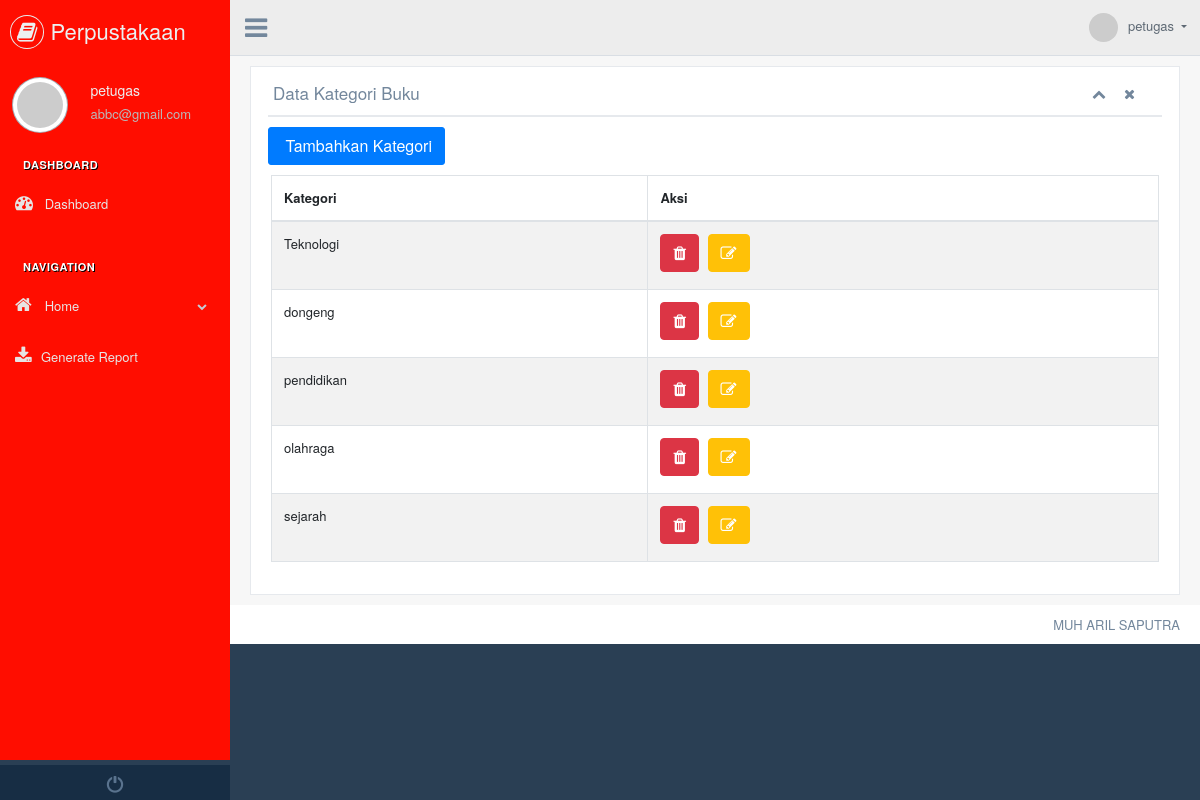
Page /dashboard/index.php?page=kategori (signed in) on the committed database.
### tables this page shows
CREATE TABLE `kategoribuku` (
  `KategoriID` int(11) NOT NULL,
  `NamaKategori` varchar(255) NOT NULL
);

### connection.php (called while the page is built, shortened)
<?php
class Connection {
    public function __construct(){
        $this->conn = mysqli_connect('localhost', 'root', '', 'db_perpus');
    }
}

### dashboard/action.php (called while the page is built, shortened)
<?php
require_once '../connection.php';
Class Category extends Connection {
    public function getData(){
        $query = mysqli_query($this->conn, "SELECT*FROM kategoribuku");
        $row = [];
        while($result = mysqli_fetch_assoc($query)){
            $row[] = $result;
        }
        return $row;
    }
}

### dashboard/kategori.php (the view, shortened to what this page needs)
<?php
require_once 'action.php';
$data = new Category();
?>
<div class="x_panel">
    <div class="x_title">
        <h2>Data Kategori Buku</h2>
        <ul class="nav navbar-right panel_toolbox">
            <li>
                <a class="collapse-link"><i class="fa fa-chevron-up"></i></a>
            </li>
            <li class="ml-2">
                <a class="close-link"><i class="fa fa-close"></i></a>
            </li>
        </ul>
        <div class="clearfix"></div>
    </div>
    <a class="btn btn-primary" href="?page=kategori&act=insertCat"><i class="fa fa-"></i> Tambahkan Kategori</a>
    <div class="x_content">
        <div class="row">
            <div class="col-sm-12">
                <div class="card-box table-responsive">
                    <table id="datatable" class="table table-striped table-bordered" style="width:100%">
                        <thead>
                        <tr>
                            <th>Kategori</th>
                            <th>Aksi</th>
                        </tr>
                        </thead>
                        <tbody>
                            <?php foreach($data->getData() as $rows) : ?>
                                <tr>
                                    <td><?= $rows["NamaKategori"] ?? '' ?></td>
                                    <td>
                                        <a class="btn btn-danger rounded" href="?page=kategori&act=deleteCat&id=<?= $rows["KategoriID"] ?>" onclick="return confirm('Hapus kategori ?')"><i class="fa fa-trash"></i></a>
                                        <a class="btn btn-warning rounded" href="?page=kategori&act=editCat&id=<?= $rows["KategoriID"] ?>"><i class="fa fa-edit"></i></a>
                                    </td>
                                </tr>
                            <?php endforeach; ?>
                        </tbody>
                    </table>
                </div>
            </div>
        </div>
    </div>
</div>

### rows in the picture
kategoribuku: NamaKategori "Teknologi"
kategoribuku: NamaKategori "dongeng"
kategoribuku: NamaKategori "pendidikan"
kategoribuku: NamaKategori "olahraga"
kategoribuku: NamaKategori "sejarah"

### other values in the picture
$user["Username"] "petugas"
$user["Email"] "abbc@gmail.com"
